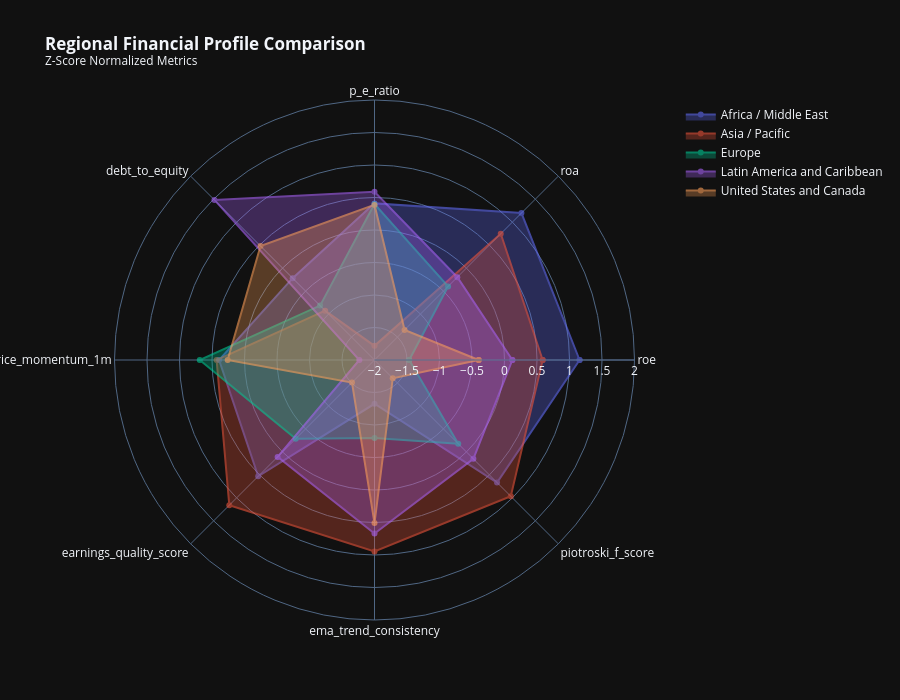
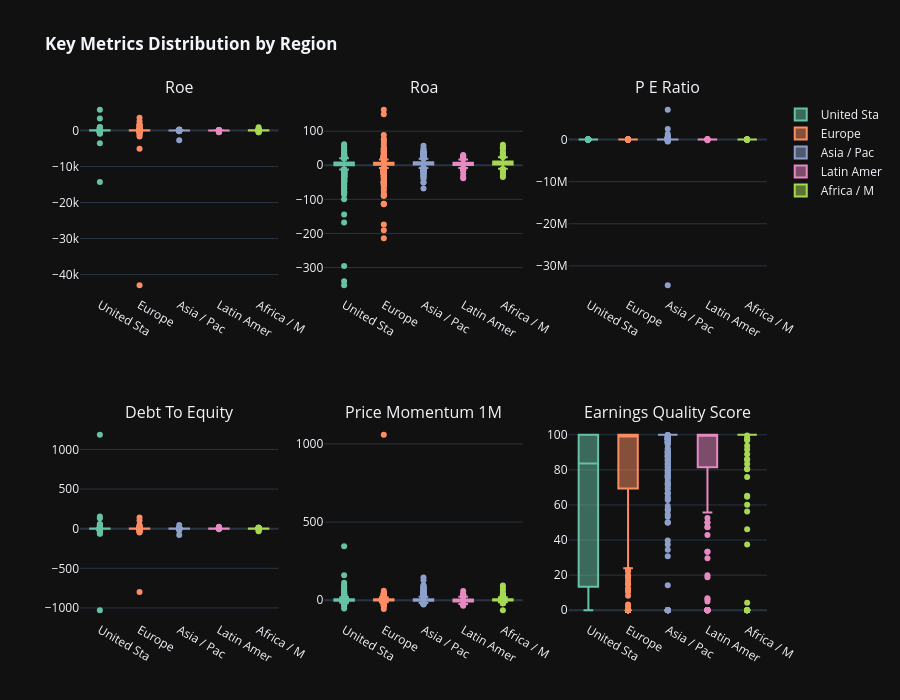

The notebook cell these images were saved under, in order:
### Markdown cell above
## Cell 5: Regional Benchmarking Dashboard

Comprehensive regional analysis with key financial metrics comparison.

### Code cell
# ============================================================================
# Cell 5: Regional Benchmarking Dashboard
# ============================================================================

print('=' * 80)
print('🌍 REGIONAL BENCHMARKING DASHBOARD')
print('=' * 80)

region_dir = OUTPUT_DIR / 'eda' / 'by_region'

if 'region' in df.columns:
    # Key metrics for regional comparison
    benchmark_metrics = [
        'roe', 'roa', 'p_e_ratio', 'debt_to_equity', 'price_momentum_1m',
        'earnings_quality_score', 'ema_trend_consistency', 'piotroski_f_score',
        'altman_z_score', 'dividend_yield', 'revenue_growth_yoy',
    ]
    available_metrics = [m for m in benchmark_metrics if m in df.columns]

    # ============================================================================
    # 5.1 Regional Statistics Table
    # ============================================================================
    print('\n📊 Computing Regional Statistics...')

    regional_metrics_stats = df.groupby('region')[available_metrics].agg(['mean', 'median', 'std', 'count'])
    regional_metrics_stats.columns = ['_'.join(col) for col in regional_metrics_stats.columns]

    # Save to JSON
    regional_stats_dict = regional_metrics_stats.to_dict()
    with open(region_dir / 'regional_statistics.json', 'w') as f:
        json.dump({k: {str(kk): vv for kk, vv in v.items()}
                   for k, v in regional_stats_dict.items()}, f, indent=2, default=str)
    print(f'  ✓ Saved: regional_statistics.json')

    # ============================================================================
    # 5.2 Regional Radar Charts
    # ============================================================================
    print('\n🎯 Creating Regional Radar Charts...')

    # Normalize metrics for radar chart
    radar_metrics = available_metrics[:8]  # Limit for readability
    regional_means = df.groupby('region')[radar_metrics].mean()

    # Z-score normalize for comparability
    regional_normalized = (regional_means - regional_means.mean()) / regional_means.std()
    regional_normalized = regional_normalized.fillna(0)

    fig_radar = go.Figure()
    for region in regional_normalized.index:
        fig_radar.add_trace(go.Scatterpolar(
            r=regional_normalized.loc[region].values.tolist() + [regional_normalized.loc[region].values[0]],
            theta=radar_metrics + [radar_metrics[0]],
            fill='toself', name=str(region), opacity=0.6,
        ))

    fig_radar.update_layout(
        polar=dict(radialaxis=dict(visible=True, range=[-2, 2])),
        title='<b>Regional Financial Profile Comparison</b><br><sup>Z-Score Normalized Metrics</sup>',
        template=PLOTLY_TEMPLATE, height=700,
    )
    fig_radar.write_html(region_dir / 'regional_radar_comparison.html')
    fig_radar.show()
    print(f'  ✓ Saved: regional_radar_comparison.html')

    # ============================================================================
    # 5.3 Regional Box Plots Grid
    # ============================================================================
    print('\n📦 Creating Regional Box Plot Grid...')

    n_metrics = min(6, len(available_metrics))
    rows = 2
    cols = 3

    fig_boxes = make_subplots(
        rows=rows, cols=cols,
        subplot_titles=[m.replace('_', ' ').title() for m in available_metrics[:n_metrics]],
    )

    for idx, metric in enumerate(available_metrics[:n_metrics]):
        row = idx // cols + 1
        col = idx % cols + 1

        for i, region in enumerate(df['region'].unique()):
            region_data = df[df['region'] == region][metric].dropna()
            fig_boxes.add_trace(
                go.Box(y=region_data, name=str(region)[:10],
                       marker_color=px.colors.qualitative.Set2[i % 8],
                       showlegend=(idx == 0)),
                row=row, col=col
            )

    fig_boxes.update_layout(
        title='<b>Key Metrics Distribution by Region</b>',
        template=PLOTLY_TEMPLATE, height=700, showlegend=True,
    )
    fig_boxes.write_html(region_dir / 'regional_boxplots.html')
    fig_boxes.show()
    print(f'  ✓ Saved: regional_boxplots.html')

    # ============================================================================
    # 5.4 Regional Valuation Comparison (Statistical)
    # ============================================================================
    print('\n📊 Performing Statistical Regional Valuation Comparison...')
    valuation_metrics = ['p_e_ratio', 'p_b_ratio', 'ev_ebitda', 'dividend_yield']
    valuation_metrics = [m for m in valuation_metrics if m in df.columns]

    if valuation_metrics:
        regional_val_result = eda.compare_regional_valuations(
            df, metrics=valuation_metrics, region_column='region',
            include_tests=True, test_method='kruskal'
        )

        # The result is a dict with 'distributions' (DataFrame) and 'statistical_tests' (dict)
        distributions_df = regional_val_result['distributions']
        statistical_tests = regional_val_result['statistical_tests']

        # Create an interactive visualization from the distributions data
        fig_regional_val = px.bar(
            distributions_df,
            x='region',
            y='mean',
            color='metric',
            barmode='group',
            error_y='std',
            title='<b>Regional Valuation Comparison</b>',
            template=PLOTLY_TEMPLATE
        )
        fig_regional_val.show()
        fig_regional_val.write_html(region_dir / 'regional_valuation_comparison.html')
        print(f'  ✓ Saved: regional_valuation_comparison.html')

        # Also print statistical significance
        print("\n  📊 Statistical Test Results:")
        for metric, test_result in statistical_tests.items():
            sig = "✓ Significant" if test_result.get('significant') else "✗ Not significant"
            print(f"    {metric}: p-value={test_result.get('p_value', 0):.4f} ({sig})")

print('\n✓ Regional Benchmarking Complete')

### Figure 1 — Plotly figure (JSON) as saved in the notebook; plotly's stock layout.template omitted (floating-point values rounded to 4 significant figures)
{"data": [{"fill": "toself", "name": "Africa / Middle East", "opacity": 0.6, "r": [1.155, 1.197, 0.4096, -0.2193, 0.3908, 0.5301, -1.326, 0.6658, 1.155], "theta": ["roe", "roa", "p_e_ratio", "debt_to_equity", "price_momentum_1m", "earnings_quality_score", "ema_trend_consistency", "piotroski_f_score", "roe"], "type": "scatterpolar"}, {"fill": "toself", "name": "Asia / Pacific", "opacity": 0.6, "r": [0.587, 0.7466, -1.783, -0.9261, 0.4289, 1.159, 0.9456, 0.9652, 0.587], "theta": ["roe", "roa", "p_e_ratio", "debt_to_equity", "price_momentum_1m", "earnings_quality_score", "ema_trend_consistency", "piotroski_f_score", "roe"], "type": "scatterpolar"}, {"fill": "toself", "name": "Europe", "opacity": 0.6, "r": [-1.466, -0.3995, 0.3985, -0.8165, 0.6882, -0.2864, -0.7987, -0.1786, -1.466], "theta": ["roe", "roa", "p_e_ratio", "debt_to_equity", "price_momentum_1m", "earnings_quality_score", "ema_trend_consistency", "piotroski_f_score", "roe"], "type": "scatterpolar"}, {"fill": "toself", "name": "Latin America and Caribbean", "opacity": 0.6, "r": [0.121, -0.198, 0.5887, 1.482, -1.767, 0.1079, 0.67, 0.1508, 0.121], "theta": ["roe", "roa", "p_e_ratio", "debt_to_equity", "price_momentum_1m", "earnings_quality_score", "ema_trend_consistency", "piotroski_f_score", "roe"], "type": "scatterpolar"}, {"fill": "toself", "name": "United States and Canada", "opacity": 0.6, "r": [-0.3973, -1.346, 0.3859, 0.4796, 0.2591, -1.511, 0.5095, -1.603, -0.3973], "theta": ["roe", "roa", "p_e_ratio", "debt_to_equity", "price_momentum_1m", "earnings_quality_score", "ema_trend_consistency", "piotroski_f_score", "roe"], "type": "scatterpolar"}], "layout": {"polar": {"radialaxis": {"visible": true, "range": [-2, 2]}}, "title": {"text": "<b>Regional Financial Profile Comparison</b><br><sup>Z-Score Normalized Metrics</sup>"}, "height": 700}}

### Figure 2 — Plotly figure (JSON) as saved in the notebook; plotly's stock layout.template omitted (floating-point values rounded to 4 significant figures; data arrays with more than 128 entries replaced by an {"elided": "..."} marker saying what was removed)
{"data": [{"marker": {"color": "rgb(102,194,165)"}, "name": "United Sta", "showlegend": true, "y": {"elided": "1497 float values"}, "type": "box", "xaxis": "x", "yaxis": "y"}, {"marker": {"color": "rgb(252,141,98)"}, "name": "Europe", "showlegend": true, "y": {"elided": "1722 float values"}, "type": "box", "xaxis": "x", "yaxis": "y"}, {"marker": {"color": "rgb(141,160,203)"}, "name": "Asia / Pac", "showlegend": true, "y": {"elided": "1765 float values"}, "type": "box", "xaxis": "x", "yaxis": "y"}, {"marker": {"color": "rgb(231,138,195)"}, "name": "Latin Amer", "showlegend": true, "y": {"elided": "269 float values"}, "type": "box", "xaxis": "x", "yaxis": "y"}, {"marker": {"color": "rgb(166,216,84)"}, "name": "Africa / M", "showlegend": true, "y": {"elided": "513 float values"}, "type": "box", "xaxis": "x", "yaxis": "y"}, {"marker": {"color": "rgb(102,194,165)"}, "name": "United Sta", "showlegend": false, "y": {"elided": "1497 float values"}, "type": "box", "xaxis": "x2", "yaxis": "y2"}, {"marker": {"color": "rgb(252,141,98)"}, "name": "Europe", "showlegend": false, "y": {"elided": "1691 float values"}, "type": "box", "xaxis": "x2", "yaxis": "y2"}, {"marker": {"color": "rgb(141,160,203)"}, "name": "Asia / Pac", "showlegend": false, "y": {"elided": "1750 float values"}, "type": "box", "xaxis": "x2", "yaxis": "y2"}, {"marker": {"color": "rgb(231,138,195)"}, "name": "Latin Amer", "showlegend": false, "y": {"elided": "269 float values"}, "type": "box", "xaxis": "x2", "yaxis": "y2"}, {"marker": {"color": "rgb(166,216,84)"}, "name": "Africa / M", "showlegend": false, "y": {"elided": "513 float values"}, "type": "box", "xaxis": "x2", "yaxis": "y2"}, {"marker": {"color": "rgb(102,194,165)"}, "name": "United Sta", "showlegend": false, "y": {"elided": "1452 float values"}, "type": "box", "xaxis": "x3", "yaxis": "y3"}, {"marker": {"color": "rgb(252,141,98)"}, "name": "Europe", "showlegend": false, "y": {"elided": "669 float values"}, "type": "box", "xaxis": "x3", "yaxis": "y3"}, {"marker": {"color": "rgb(141,160,203)"}, "name": "Asia / Pac", "showlegend": false, "y": {"elided": "661 float values"}, "type": "box", "xaxis": "x3", "yaxis": "y3"}, {"marker": {"color": "rgb(231,138,195)"}, "name": "Latin Amer", "showlegend": false, "y": {"elided": "191 float values"}, "type": "box", "xaxis": "x3", "yaxis": "y3"}, {"marker": {"color": "rgb(166,216,84)"}, "name": "Africa / M", "showlegend": false, "y": [11.59, 112.8, 16.13, 58.25, 40.96, 26.12, 112.0, 16.08, 32.37, 42.07, 13.57, 36.44, 38.78, 12.98, 2.637, 17.85, -5.426, 7.236, 22.81, 343.0, 58.24, 50.0, 289.8, 68.19, 167.8, -302.4, 69.75, 278.8, 555.9, 60.0, 142.8, 65.0, 59.65, 41.91, 103.1, 160.5, 30.07, 46.06, 54.75, 65.5, 114.6, 57.76, 59.1, 224.4, 138.4, 130.3, 102.3, 584.4, 255.0, 875.8, 65.36, 51.01, 52.78, 82.33, 91.84, 321.0, 100.3, 86.2, 63.51, 51.67, 560.0, 201.5, 94.81, 85.87, 542.5, 1211.0, 85.5, 456.2, 66.34, 121.1, 86.94, -101.3, 121.8, 55.26, 232.4, 293.1, 623.5, 6.467, 196.9, 392.9, -11.63, 135.3, 146.2, 40.11, 64.5, 57.36, 71.55, -21.79, 61.5, 67.0, 283.3, 70.57, 36.5, 95.31, 65.67, 303.4, 98.37, 64.32, 98.46, 127.9, 310.0, 833.1, 126.7, 93.5, 102.5, 113.7, 30.8, 86.35, 95.45, 75.53, 14.72, 146.8, 169.9, 145.3, 55.44, 125.8, 165.8, -53.8, 276.0, 70.72, 224.0, 240.2, 75.53, -63.04, 234.3, 18720.0], "type": "box", "xaxis": "x3", "yaxis": "y3"}, {"marker": {"color": "rgb(102,194,165)"}, "name": "United Sta", "showlegend": false, "y": {"elided": "1497 float values"}, "type": "box", "xaxis": "x4", "yaxis": "y4"}, {"marker": {"color": "rgb(252,141,98)"}, "name": "Europe", "showlegend": false, "y": {"elided": "1722 float values"}, "type": "box", "xaxis": "x4", "yaxis": "y4"}, {"marker": {"color": "rgb(141,160,203)"}, "name": "Asia / Pac", "showlegend": false, "y": {"elided": "1765 float values"}, "type": "box", "xaxis": "x4", "yaxis": "y4"}, {"marker": {"color": "rgb(231,138,195)"}, "name": "Latin Amer", "showlegend": false, "y": {"elided": "269 float values"}, "type": "box", "xaxis": "x4", "yaxis": "y4"}, {"marker": {"color": "rgb(166,216,84)"}, "name": "Africa / M", "showlegend": false, "y": {"elided": "513 float values"}, "type": "box", "xaxis": "x4", "yaxis": "y4"}, {"marker": {"color": "rgb(102,194,165)"}, "name": "United Sta", "showlegend": false, "y": {"elided": "1497 float values"}, "type": "box", "xaxis": "x5", "yaxis": "y5"}, {"marker": {"color": "rgb(252,141,98)"}, "name": "Europe", "showlegend": false, "y": {"elided": "1732 float values"}, "type": "box", "xaxis": "x5", "yaxis": "y5"}, {"marker": {"color": "rgb(141,160,203)"}, "name": "Asia / Pac", "showlegend": false, "y": {"elided": "1765 float values"}, "type": "box", "xaxis": "x5", "yaxis": "y5"}, {"marker": {"color": "rgb(231,138,195)"}, "name": "Latin Amer", "showlegend": false, "y": {"elided": "271 float values"}, "type": "box", "xaxis": "x5", "yaxis": "y5"}, {"marker": {"color": "rgb(166,216,84)"}, "name": "Africa / M", "showlegend": false, "y": {"elided": "513 float values"}, "type": "box", "xaxis": "x5", "yaxis": "y5"}, {"marker": {"color": "rgb(102,194,165)"}, "name": "United Sta", "showlegend": false, "y": {"elided": "1451 float values"}, "type": "box", "xaxis": "x6", "yaxis": "y6"}, {"marker": {"color": "rgb(252,141,98)"}, "name": "Europe", "showlegend": false, "y": {"elided": "658 float values"}, "type": "box", "xaxis": "x6", "yaxis": "y6"}, {"marker": {"color": "rgb(141,160,203)"}, "name": "Asia / Pac", "showlegend": false, "y": {"elided": "660 float values"}, "type": "box", "xaxis": "x6", "yaxis": "y6"}, {"marker": {"color": "rgb(231,138,195)"}, "name": "Latin Amer", "showlegend": false, "y": {"elided": "190 float values"}, "type": "box", "xaxis": "x6", "yaxis": "y6"}, {"marker": {"color": "rgb(166,216,84)"}, "name": "Africa / M", "showlegend": false, "y": [0.0, 0.0, 80.38, 100.0, 80.57, 97.83, 0.0, 100.0, 75.86, 0.0, 0.0, 0.0, 0.0, 56.25, 100.0, 100.0, 86.08, 60.15, 0.0, 100.0, 100.0, 97.5, 100.0, 100.0, 100.0, 100.0, 4.25, 100.0, 96.88, 100.0, 100.0, 100.0, 100.0, 88.89, 0.0, 100.0, 100.0, 64.73, 99.58, 100.0, 100.0, 100.0, 100.0, 100.0, 100.0, 100.0, 100.0, 100.0, 85.71, 100.0, 65.22, 100.0, 100.0, 100.0, 100.0, 100.0, 100.0, 100.0, 100.0, 100.0, 100.0, 100.0, 100.0, 100.0, 100.0, 100.0, 100.0, 100.0, 37.5, 100.0, 100.0, 100.0, 93.75, 100.0, 100.0, 100.0, 100.0, 100.0, 100.0, 0.0, 100.0, 100.0, 100.0, 100.0, 100.0, 100.0, 100.0, 100.0, 100.0, 100.0, 83.33, 100.0, 100.0, 100.0, 100.0, 100.0, 100.0, 100.0, 100.0, 91.67, 100.0, 0.0, 100.0, 100.0, 100.0, 100.0, 100.0, 100.0, 100.0, 100.0, 100.0, 100.0, 100.0, 100.0, 100.0, 100.0, 100.0, 100.0, 100.0, 100.0, 100.0, 100.0, 100.0, 100.0, 100.0, 46.15, 100.0], "type": "box", "xaxis": "x6", "yaxis": "y6"}], "layout": {"xaxis": {"anchor": "y", "domain": [0.0, 0.2889]}, "yaxis": {"anchor": "x", "domain": [0.625, 1.0]}, "xaxis2": {"anchor": "y2", "domain": [0.3556, 0.6444]}, "yaxis2": {"anchor": "x2", "domain": [0.625, 1.0]}, "xaxis3": {"anchor": "y3", "domain": [0.7111, 1.0]}, "yaxis3": {"anchor": "x3", "domain": [0.625, 1.0]}, "xaxis4": {"anchor": "y4", "domain": [0.0, 0.2889]}, "yaxis4": {"anchor": "x4", "domain": [0.0, 0.375]}, "xaxis5": {"anchor": "y5", "domain": [0.3556, 0.6444]}, "yaxis5": {"anchor": "x5", "domain": [0.0, 0.375]}, "xaxis6": {"anchor": "y6", "domain": [0.7111, 1.0]}, "yaxis6": {"anchor": "x6", "domain": [0.0, 0.375]}, "annotations": [{"font": {"size": 16}, "showarrow": false, "text": "Roe", "x": 0.1444, "xanchor": "center", "xref": "paper", "y": 1.0, "yanchor": "bottom", "yref": "paper"}, {"font": {"size": 16}, "showarrow": false, "text": "Roa", "x": 0.5, "xanchor": "center", "xref": "paper", "y": 1.0, "yanchor": "bottom", "yref": "paper"}, {"font": {"size": 16}, "showarrow": false, "text": "P E Ratio", "x": 0.8556, "xanchor": "center", "xref": "paper", "y": 1.0, "yanchor": "bottom", "yref": "paper"}, {"font": {"size": 16}, "showarrow": false, "text": "Debt To Equity", "x": 0.1444, "xanchor": "center", "xref": "paper", "y": 0.375, "yanchor": "bottom", "yref": "paper"}, {"font": {"size": 16}, "showarrow": false, "text": "Price Momentum 1M", "x": 0.5, "xanchor": "center", "xref": "paper", "y": 0.375, "yanchor": "bottom", "yref": "paper"}, {"font": {"size": 16}, "showarrow": false, "text": "Earnings Quality Score", "x": 0.8556, "xanchor": "center", "xref": "paper", "y": 0.375, "yanchor": "bottom", "yref": "paper"}], "title": {"text": "<b>Key Metrics Distribution by Region</b>"}, "height": 700, "showlegend": true}}
